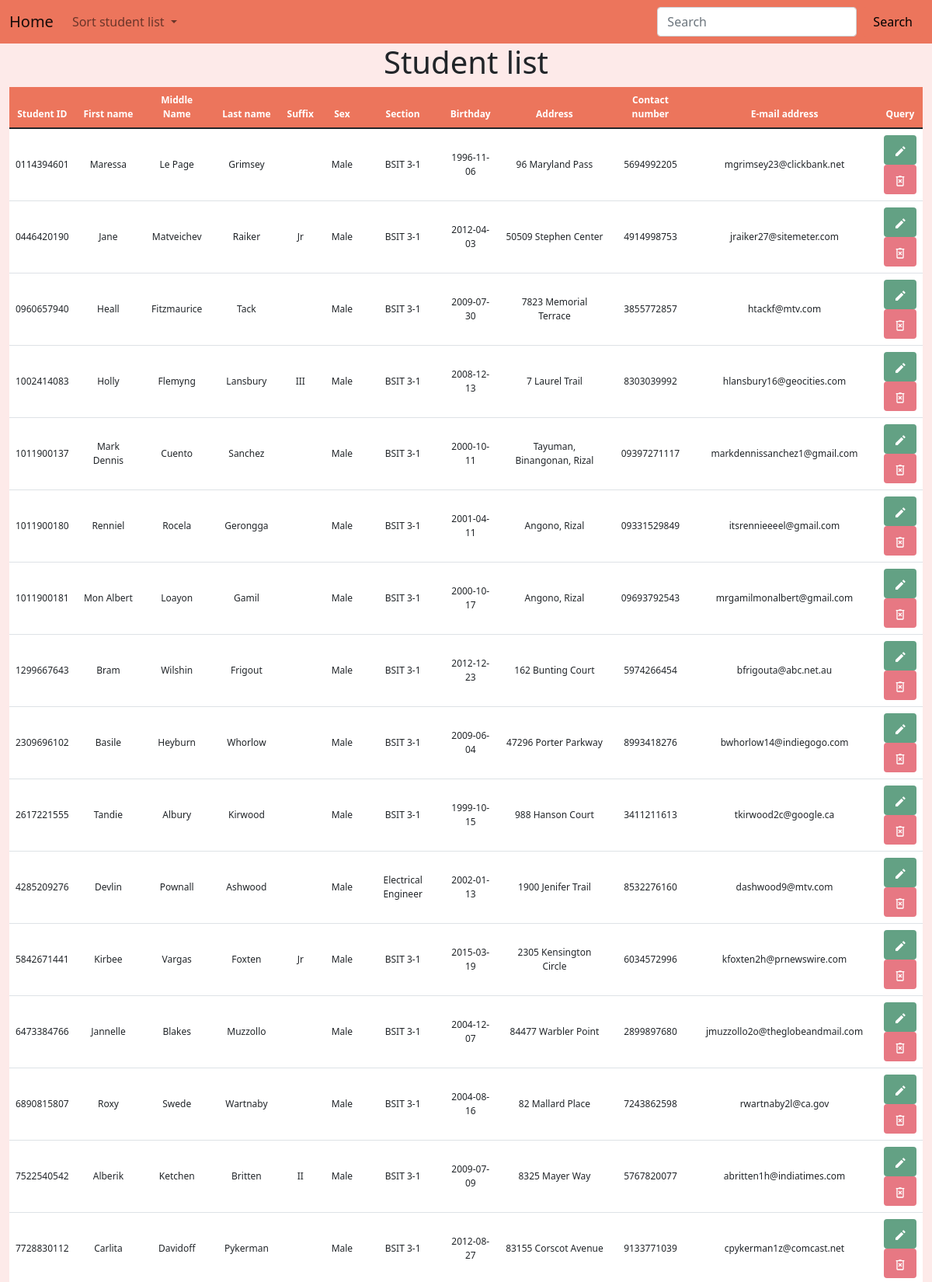
The page /controls/crud.php?sort=Student_Sex (upper part) on the database its author committed.
### tables this page shows
CREATE TABLE `tbl_student_profile` (
  `Student_ID` varchar(10) NOT NULL PRIMARY KEY,
  `Student_First_Name` varchar(50) NOT NULL,
  `Student_Middle_Name` varchar(50),
  `Student_Last_Name` varchar(50) NOT NULL,
  `Student_Suffix` varchar(10),
  `Student_Sex` enum('Male','Female') NOT NULL,
  `Student_Section` varchar(50) NOT NULL,
  `Student_Birthday` date NOT NULL,
  `Student_Address` varchar(100) NOT NULL,
  `Student_Contact_Number` varchar(11) NOT NULL,
  `Student_Email_Address` varchar(50) NOT NULL,
  `is_archive` boolean NOT NULL DEFAULT false
);

### functions/functions.php (called while the page is built, shortened)
<?php
function view($name, $contents = ''){
    require(APP_PATH . "page/layout-page.php");
}

### controls/crud.php (called while the page is built, shortened)
<?php
$view_bag = [
    'title' => 'Student Database',
    'heading' => 'Student list'
];
$records = Data::get_student_records();
if (is_get()) {
    if (isset($_GET['sort'])) {
        $sort = $_GET['sort'];
        $records = Data::sort_by($sort);
    }
}
view('crud', $records);

### functions/data/mysql.class.php (called while the page is built, shortened)
<?php
class MySqlDataProvider {
    public function __construct($source) {
        $this->source = $source;
    }
    public function sort_by($sort) {
        $pdo = $this->connect();
        $smt = $pdo->query("SELECT * FROM tbl_student_profile WHERE is_archive = false ORDER BY $sort");
        $data = $smt->fetchAll(PDO::FETCH_CLASS, 'StudentProfile');
        return $data;
    }
    private function connect() {
        try {
            return new PDO($this->source, CONFIG['db_user'], CONFIG['db_password']);
        } catch (PDOException $e) {
            return null;
        }
    }
}

### functions/data/static.class.php (called while the page is built, shortened)
<?php
class Data {
    static private $mdp;
    static public function init(MySqlDataProvider $mdp){
        return self::$mdp = $mdp;
    }
    static public function sort_by($sort){
        return self::$mdp->sort_by($sort);
    }
}

### page/crud-page.php (the view, shortened to what this page needs)
<div class="container-fluid">
    <h1 class="text-center align-middle"><?= $view_bag['heading'] ?></h1>
</div>
<div class="container-fluid container-table">
    <table class="table table-hover text-center align-middle" id="table">
        <thead>
            <tr>
                <th scope="col" id="id">Student ID</th>
                <th scope="col" id="fname">First name</th>
                <th scope="col" id="mname">Middle Name</th>
                <th scope="col" id="lname">Last name</th>
                <th scope="col" id="suffix">Suffix</th>
                <th scope="col" id="section">Sex</th>
                <th scope="col" id="sex">Section</th>
                <th scope="col" id="bday">Birthday</th>
                <th scope="col" id="address">Address</th>
                <th scope="col" id="number">Contact number</th>
                <th scope="col" id="email">E-mail address</th>
                <th scope="col" id="query">Query</th>
            </tr>
        </thead>
        <tbody>
            <?php foreach ($contents as $object) : ?>
                <tr>
                    <td><?= $object->Student_ID ?></td>
                    <td><?= $object->Student_First_Name ?></td>
                    <td><?= $object->Student_Middle_Name ?></td>
                    <td><?= $object->Student_Last_Name ?></td>
                    <td><?= $object->Student_Suffix ?></td>
                    <td><?= $object->Student_Sex ?></td>
                    <td><?= $object->Student_Section ?></td>
                    <td><?= $object->Student_Birthday ?></td>
                    <td><?= $object->Student_Address ?></td>
                    <td><?= $object->Student_Contact_Number ?></td>
                    <td><?= $object->Student_Email_Address ?></td>
                    <td>
                        <a class="btn button-edit-bg" type="submit" data-bs-toggle="modal" data-bs-target="#showEditModal">
                        </a>
                        <br>
                        <a class="btn button-delete-bg" data-bs-toggle="modal" data-bs-target="#showDeleteModal">
                        </a>
                    </td>
                </tr>
            <?php endforeach ?>
        </tbody>
    </table>
</div>

### css/stylesheet-crud.css (style rules this page uses)
body { background-color: #fdeae9; }
.container-table thead { background-color: #ec755c; color: white; }
.button-edit-bg { background-color: #63a184; }
.button-delete-bg { background-color: #e77883; }
table { background-color: white; }
tr { font-size: 30px; font-size: 1vw; }

### rows shown on the page
tbl_student_profile: Student_ID "0114394601", Student_First_Name "Maressa", Student_Middle_Name "Le Page", Student_Last_Name "Grimsey", Student_Sex "Male", Student_Section "BSIT 3-1", Student_Birthday "1996-11-06", Student_Address "96 Maryland Pass", Student_Contact_Number "5694992205", Student_Email_Address "mgrimsey23@clickbank.net"
tbl_student_profile: Student_ID "0446420190", Student_First_Name "Jane", Student_Middle_Name "Matveichev", Student_Last_Name "Raiker", Student_Suffix "Jr", Student_Sex "Male", Student_Section "BSIT 3-1", Student_Birthday "2012-04-03", Student_Address "50509 Stephen Center", Student_Contact_Number "4914998753", Student_Email_Address "jraiker27@sitemeter.com"
tbl_student_profile: Student_ID "0960657940", Student_First_Name "Heall", Student_Middle_Name "Fitzmaurice", Student_Last_Name "Tack", Student_Sex "Male", Student_Section "BSIT 3-1", Student_Birthday "2009-07-30", Student_Address "7823 Memorial Terrace", Student_Contact_Number "3855772857", Student_Email_Address "htackf@mtv.com"
tbl_student_profile: Student_ID "1002414083", Student_First_Name "Holly", Student_Middle_Name "Flemyng", Student_Last_Name "Lansbury", Student_Suffix "III", Student_Sex "Male", Student_Section "BSIT 3-1", Student_Birthday "2008-12-13", Student_Address "7 Laurel Trail", Student_Contact_Number "8303039992", Student_Email_Address "hlansbury16@geocities.com"
tbl_student_profile: Student_ID "1011900137", Student_First_Name "Mark Dennis", Student_Middle_Name "Cuento", Student_Last_Name "Sanchez", Student_Sex "Male", Student_Section "BSIT 3-1", Student_Birthday "2000-10-11", Student_Address "Tayuman, Binangonan, Rizal", Student_Contact_Number "09397271117", Student_Email_Address "markdennissanchez1@gmail.com"
tbl_student_profile: Student_ID "1011900180", Student_First_Name "Renniel", Student_Middle_Name "Rocela", Student_Last_Name "Gerongga", Student_Sex "Male", Student_Section "BSIT 3-1", Student_Birthday "2001-04-11", Student_Address "Angono, Rizal", Student_Contact_Number "09331529849", Student_Email_Address "itsrennieeeel@gmail.com"
tbl_student_profile: Student_ID "1011900181", Student_First_Name "Mon Albert", Student_Middle_Name "Loayon", Student_Last_Name "Gamil", Student_Sex "Male", Student_Section "BSIT 3-1", Student_Birthday "2000-10-17", Student_Address "Angono, Rizal", Student_Contact_Number "09693792543", Student_Email_Address "mrgamilmonalbert@gmail.com"
tbl_student_profile: Student_ID "1299667643", Student_First_Name "Bram", Student_Middle_Name "Wilshin", Student_Last_Name "Frigout", Student_Sex "Male", Student_Section "BSIT 3-1", Student_Birthday "2012-12-23", Student_Address "162 Bunting Court", Student_Contact_Number "5974266454", Student_Email_Address "bfrigouta@abc.net.au"
tbl_student_profile: Student_ID "2309696102", Student_First_Name "Basile", Student_Middle_Name "Heyburn", Student_Last_Name "Whorlow", Student_Sex "Male", Student_Section "BSIT 3-1", Student_Birthday "2009-06-04", Student_Address "47296 Porter Parkway", Student_Contact_Number "8993418276", Student_Email_Address "bwhorlow14@indiegogo.com"
tbl_student_profile: Student_ID "2617221555", Student_First_Name "Tandie", Student_Middle_Name "Albury", Student_Last_Name "Kirwood", Student_Sex "Male", Student_Section "BSIT 3-1", Student_Birthday "1999-10-15", Student_Address "988 Hanson Court", Student_Contact_Number "3411211613", Student_Email_Address "tkirwood2c@google.ca"
tbl_student_profile: Student_ID "4285209276", Student_First_Name "Devlin", Student_Middle_Name "Pownall", Student_Last_Name "Ashwood", Student_Sex "Male", Student_Section "Electrical Engineer", Student_Birthday "2002-01-13", Student_Address "1900 Jenifer Trail", Student_Contact_Number "8532276160", Student_Email_Address "dashwood9@mtv.com"
tbl_student_profile: Student_ID "5842671441", Student_First_Name "Kirbee", Student_Middle_Name "Vargas", Student_Last_Name "Foxten", Student_Suffix "Jr", Student_Sex "Male", Student_Section "BSIT 3-1", Student_Birthday "2015-03-19", Student_Address "2305 Kensington Circle", Student_Contact_Number "6034572996", Student_Email_Address "kfoxten2h@prnewswire.com"
tbl_student_profile: Student_ID "6473384766", Student_First_Name "Jannelle", Student_Middle_Name "Blakes", Student_Last_Name "Muzzollo", Student_Sex "Male", Student_Section "BSIT 3-1", Student_Birthday "2004-12-07", Student_Address "84477 Warbler Point", Student_Contact_Number "2899897680", Student_Email_Address "jmuzzollo2o@theglobeandmail.com"
tbl_student_profile: Student_ID "6890815807", Student_First_Name "Roxy", Student_Middle_Name "Swede", Student_Last_Name "Wartnaby", Student_Sex "Male", Student_Section "BSIT 3-1", Student_Birthday "2004-08-16", Student_Address "82 Mallard Place", Student_Contact_Number "7243862598", Student_Email_Address "rwartnaby2l@ca.gov"
tbl_student_profile: Student_ID "7522540542", Student_First_Name "Alberik", Student_Middle_Name "Ketchen", Student_Last_Name "Britten", Student_Suffix "II", Student_Sex "Male", Student_Section "BSIT 3-1", Student_Birthday "2009-07-09", Student_Address "8325 Mayer Way", Student_Contact_Number "5767820077", Student_Email_Address "abritten1h@indiatimes.com"
tbl_student_profile: Student_ID "7728830112", Student_First_Name "Carlita", Student_Middle_Name "Davidoff", Student_Last_Name "Pykerman", Student_Sex "Male", Student_Section "BSIT 3-1", Student_Birthday "2012-08-27", Student_Address "83155 Corscot Avenue", Student_Contact_Number "9133771039", Student_Email_Address "cpykerman1z@comcast.net"

### other values the page prints
$view_bag['heading'] "Student list"
